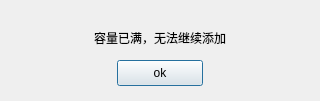
<?xml version="1.0" encoding="UTF-8"?>
<ui version="4.0">
 <class>check_Dialog</class>
 <widget class="QDialog" name="check_Dialog">
  <property name="geometry">
   <rect>
    <x>0</x>
    <y>0</y>
    <width>320</width>
    <height>101</height>
   </rect>
  </property>
  <property name="windowTitle">
   <string>Dialog</string>
  </property>
  <widget class="QLabel" name="label">
   <property name="geometry">
    <rect>
     <x>75</x>
     <y>30</y>
     <width>170</width>
     <height>16</height>
    </rect>
   </property>
   <property name="text">
    <string>容量已满，无法继续添加</string>
   </property>
   <property name="alignment">
    <set>Qt::AlignCenter</set>
   </property>
  </widget>
  <widget class="QPushButton" name="pushButton">
   <property name="geometry">
    <rect>
     <x>117</x>
     <y>60</y>
     <width>86</width>
     <height>26</height>
    </rect>
   </property>
   <property name="text">
    <string>ok</string>
   </property>
  </widget>
 </widget>
 <resources/>
 <connections/>
</ui>
